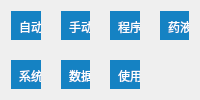
           <widget class="QWidget" name="page_main">
            <layout class="QGridLayout" name="gridLayout_7">
             <property name="spacing">
              <number>20</number>
             </property>
             <item row="0" column="0">
              <widget class="QWidget" name="widget_6" native="true">
               <property name="styleSheet">
                <string notr="true">border: 1px solid black;
background-color:#FFF0F5;</string>
               </property>
               <widget class="QLabel" name="label_33">
                <property name="geometry">
                 <rect>
                  <x>0</x>
                  <y>0</y>
                  <width>76</width>
                  <height>32</height>
                 </rect>
                </property>
                <property name="styleSheet">
                 <string notr="true">border:none;
color:white;
background-color:#1582C3;
padding:1px 1px 1px 5px;</string>
                </property>
                <property name="text">
                 <string>自动运行</string>
                </property>
               </widget>
               <widget class="QToolButton" name="btnTissueHandle">
                <property name="geometry">
                 <rect>
                  <x>10</x>
                  <y>50</y>
                  <width>51</width>
                  <height>61</height>
                 </rect>
                </property>
                <property name="autoFillBackground">
                 <bool>false</bool>
                </property>
                <property name="styleSheet">
                 <string notr="true">border:none;
color:white;
background-color:  rgb(0, 170, 0);
</string>
                </property>
                <property name="text">
                 <string>组织处理</string>
                </property>
                <property name="autoRepeat">
                 <bool>false</bool>
                </property>
                <property name="toolButtonStyle">
                 <enum>Qt::ToolButtonTextOnly</enum>
                </property>
                <property name="autoRaise">
                 <bool>true</bool>
                </property>
               </widget>
               <widget class="QToolButton" name="btnSysClear">
                <property name="geometry">
                 <rect>
                  <x>80</x>
                  <y>50</y>
                  <width>51</width>
                  <height>61</height>
                 </rect>
                </property>
                <property name="styleSheet">
                 <string notr="true">border:none;
color:white;
background-color:  rgb(0, 170, 0);</string>
                </property>
                <property name="text">
                 <string>系统清洗</string>
                </property>
               </widget>
              </widget>
             </item>
             <item row="0" column="1">
              <widget class="QWidget" name="widget_7" native="true">
               <property name="styleSheet">
                <string notr="true">border: 1px solid black;
background-color:#FFF0F5;</string>
               </property>
               <widget class="QToolButton" name="toolButton_8">
                <property name="geometry">
                 <rect>
                  <x>10</x>
                  <y>130</y>
                  <width>51</width>
                  <height>61</height>
                 </rect>
                </property>
                <property name="autoFillBackground">
                 <bool>false</bool>
                </property>
                <property name="styleSheet">
                 <string notr="true">border:none;
color:white;
background-color:  rgb(0, 170, 0);
</string>
                </property>
                <property name="text">
                 <string>清洗2</string>
                </property>
                <property name="autoRepeat">
                 <bool>false</bool>
                </property>
                <property name="toolButtonStyle">
                 <enum>Qt::ToolButtonTextOnly</enum>
                </property>
                <property name="autoRaise">
                 <bool>true</bool>
                </property>
               </widget>
               <widget class="QToolButton" name="toolButton_9">
                <property name="geometry">
                 <rect>
                  <x>10</x>
                  <y>50</y>
                  <width>51</width>
                  <height>61</height>
                 </rect>
                </property>
                <property name="autoFillBackground">
                 <bool>false</bool>
                </property>
                <property name="styleSheet">
                 <string notr="true">border:none;
color:white;
background-color:  rgb(0, 170, 0);
</string>
                </property>
                <property name="text">
                 <string>脱水</string>
                </property>
                <property name="autoRepeat">
                 <bool>false</bool>
                </property>
                <property name="toolButtonStyle">
                 <enum>Qt::ToolButtonTextOnly</enum>
                </property>
                <property name="autoRaise">
                 <bool>true</bool>
                </property>
               </widget>
               <widget class="QToolButton" name="toolButton_10">
                <property name="geometry">
                 <rect>
                  <x>80</x>
                  <y>130</y>
                  <width>71</width>
                  <height>61</height>
                 </rect>
                </property>
                <property name="styleSheet">
                 <string notr="true">border:none;
color:white;
background-color:  rgb(0, 170, 0);</string>
                </property>
                <property name="text">
                 <string>处理缸控制</string>
                </property>
               </widget>
               <widget class="QToolButton" name="toolButton_12">
                <property name="geometry">
                 <rect>
                  <x>150</x>
                  <y>50</y>
                  <width>51</width>
                  <height>61</height>
                 </rect>
                </property>
                <property name="styleSheet">
                 <string notr="true">border:none;
color:white;
background-color:  rgb(0, 170, 0);</string>
                </property>
                <property name="text">
                 <string>清洗1</string>
                </property>
               </widget>
               <widget class="QToolButton" name="toolButton_13">
                <property name="geometry">
                 <rect>
                  <x>80</x>
                  <y>50</y>
                  <width>51</width>
                  <height>61</height>
                 </rect>
                </property>
                <property name="styleSheet">
                 <string notr="true">border:none;
color:white;
background-color:  rgb(0, 170, 0);</string>
                </property>
                <property name="text">
                 <string>浸蜡</string>
                </property>
               </widget>
               <widget class="QLabel" name="label_34">
                <property name="geometry">
                 <rect>
                  <x>0</x>
                  <y>0</y>
                  <width>76</width>
                  <height>32</height>
                 </rect>
                </property>
                <property name="styleSheet">
                 <string notr="true">border:none;
color:white;
background-color:#1582C3;
padding:1px 1px 1px 5px;</string>
                </property>
                <property name="text">
                 <string>手动运行</string>
                </property>
               </widget>
              </widget>
             </item>
             <item row="0" column="2">
              <widget class="QWidget" name="widget_8" native="true">
               <property name="styleSheet">
                <string notr="true">border: 1px solid black;
background-color:#FFF0F5;</string>
               </property>
               <widget class="QToolButton" name="toolButton_14">
                <property name="geometry">
                 <rect>
                  <x>10</x>
                  <y>130</y>
                  <width>51</width>
                  <height>61</height>
                 </rect>
                </property>
                <property name="autoFillBackground">
                 <bool>false</bool>
                </property>
                <property name="styleSheet">
                 <string notr="true">border:none;
color:white;
background-color:  rgb(0, 170, 0);
</string>
                </property>
                <property name="text">
                 <string>历史记录</string>
                </property>
                <property name="autoRepeat">
                 <bool>false</bool>
                </property>
                <property name="toolButtonStyle">
                 <enum>Qt::ToolButtonTextOnly</enum>
                </property>
                <property name="autoRaise">
                 <bool>true</bool>
                </property>
               </widget>
               <widget class="QToolButton" name="toolButton_15">
                <property name="geometry">
                 <rect>
                  <x>10</x>
                  <y>50</y>
                  <width>51</width>
                  <height>61</height>
                 </rect>
                </property>
                <property name="autoFillBackground">
                 <bool>false</bool>
                </property>
                <property name="styleSheet">
                 <string notr="true">border:none;
color:white;
background-color:  rgb(0, 170, 0);
</string>
                </property>
                <property name="text">
                 <string>增加</string>
                </property>
                <property name="autoRepeat">
                 <bool>false</bool>
                </property>
                <property name="toolButtonStyle">
                 <enum>Qt::ToolButtonTextOnly</enum>
                </property>
                <property name="autoRaise">
                 <bool>true</bool>
                </property>
               </widget>
               <widget class="QToolButton" name="toolButton_18">
                <property name="geometry">
                 <rect>
                  <x>150</x>
                  <y>50</y>
                  <width>51</width>
                  <height>61</height>
                 </rect>
                </property>
                <property name="styleSheet">
                 <string notr="true">border:none;
color:white;
background-color:  rgb(0, 170, 0);</string>
                </property>
                <property name="text">
                 <string>删除</string>
                </property>
               </widget>
               <widget class="QToolButton" name="toolButton_19">
                <property name="geometry">
                 <rect>
                  <x>80</x>
                  <y>50</y>
                  <width>51</width>
                  <height>61</height>
                 </rect>
                </property>
                <property name="styleSheet">
                 <string notr="true">border:none;
color:white;
background-color:  rgb(0, 170, 0);</string>
                </property>
                <property name="text">
                 <string>修改</string>
                </property>
               </widget>
               <widget class="QLabel" name="label_35">
                <property name="geometry">
                 <rect>
                  <x>0</x>
                  <y>0</y>
                  <width>76</width>
                  <height>32</height>
                 </rect>
                </property>
                <property name="styleSheet">
                 <string notr="true">border:none;
color:white;
background-color:#1582C3;
padding:1px 1px 1px 5px;</string>
                </property>
                <property name="text">
                 <string>程序管理</string>
                </property>
               </widget>
              </widget>
             </item>
             <item row="0" column="3">
              <widget class="QWidget" name="widget_9" native="true">
               <property name="styleSheet">
                <string notr="true">border: 1px solid black;
background-color:#FFF0F5;</string>
               </property>
               <widget class="QLabel" name="label_36">
                <property name="geometry">
                 <rect>
                  <x>0</x>
                  <y>0</y>
                  <width>76</width>
                  <height>32</height>
                 </rect>
                </property>
                <property name="styleSheet">
                 <string notr="true">border:none;
color:white;
background-color:#1582C3;
padding:1px 1px 1px 5px;</string>
                </property>
                <property name="text">
                 <string>药液管理</string>
                </property>
               </widget>
               <widget class="QToolButton" name="toolButton_21">
                <property name="geometry">
                 <rect>
                  <x>10</x>
                  <y>50</y>
                  <width>51</width>
                  <height>61</height>
                 </rect>
                </property>
                <property name="autoFillBackground">
                 <bool>false</bool>
                </property>
                <property name="styleSheet">
                 <string notr="true">border:none;
color:white;
background-color:  rgb(0, 170, 0);
</string>
                </property>
                <property name="text">
                 <string>实时监控</string>
                </property>
                <property name="autoRepeat">
                 <bool>false</bool>
                </property>
                <property name="toolButtonStyle">
                 <enum>Qt::ToolButtonTextOnly</enum>
                </property>
                <property name="autoRaise">
                 <bool>true</bool>
                </property>
               </widget>
               <widget class="QToolButton" name="toolButton_25">
                <property name="geometry">
                 <rect>
                  <x>80</x>
                  <y>50</y>
                  <width>51</width>
                  <height>61</height>
                 </rect>
                </property>
                <property name="styleSheet">
                 <string notr="true">border:none;
color:white;
background-color:  rgb(0, 170, 0);</string>
                </property>
                <property name="text">
                 <string>药液更换</string>
                </property>
               </widget>
               <widget class="QToolButton" name="toolButton_24">
                <property name="geometry">
                 <rect>
                  <x>150</x>
                  <y>50</y>
                  <width>51</width>
                  <height>61</height>
                 </rect>
                </property>
                <property name="styleSheet">
                 <string notr="true">border:none;
color:white;
background-color:  rgb(0, 170, 0);</string>
                </property>
                <property name="text">
                 <string/>
                </property>
               </widget>
              </widget>
             </item>
             <item row="1" column="0">
              <widget class="QWidget" name="widget_11" native="true">
               <property name="styleSheet">
                <string notr="true">border: 1px solid black;
background-color:#FFF0F5;</string>
               </property>
               <widget class="QLabel" name="label_39">
                <property name="geometry">
                 <rect>
                  <x>0</x>
                  <y>0</y>
                  <width>76</width>
                  <height>32</height>
                 </rect>
                </property>
                <property name="styleSheet">
                 <string notr="true">border:none;
color:white;
background-color:#1582C3;
padding:1px 1px 1px 5px;</string>
                </property>
                <property name="text">
                 <string>系统管理</string>
                </property>
               </widget>
               <widget class="QToolButton" name="toolButton_42">
                <property name="geometry">
                 <rect>
                  <x>150</x>
                  <y>50</y>
                  <width>51</width>
                  <height>61</height>
                 </rect>
                </property>
                <property name="styleSheet">
                 <string notr="true">border:none;
color:white;
background-color:  rgb(0, 170, 0);</string>
                </property>
                <property name="text">
                 <string>输出配置</string>
                </property>
               </widget>
               <widget class="QToolButton" name="toolButton_39">
                <property name="geometry">
                 <rect>
                  <x>10</x>
                  <y>50</y>
                  <width>51</width>
                  <height>61</height>
                 </rect>
                </property>
                <property name="autoFillBackground">
                 <bool>false</bool>
                </property>
                <property name="styleSheet">
                 <string notr="true">border:none;
color:white;
background-color:  rgb(0, 170, 0);
</string>
                </property>
                <property name="text">
                 <string>药液配置</string>
                </property>
                <property name="autoRepeat">
                 <bool>false</bool>
                </property>
                <property name="toolButtonStyle">
                 <enum>Qt::ToolButtonTextOnly</enum>
                </property>
                <property name="autoRaise">
                 <bool>true</bool>
                </property>
               </widget>
               <widget class="QToolButton" name="toolButton_38">
                <property name="geometry">
                 <rect>
                  <x>10</x>
                  <y>130</y>
                  <width>51</width>
                  <height>61</height>
                 </rect>
                </property>
                <property name="autoFillBackground">
                 <bool>false</bool>
                </property>
                <property name="styleSheet">
                 <string notr="true">border:none;
color:white;
background-color:  rgb(0, 170, 0);
</string>
                </property>
                <property name="text">
                 <string>服务器配置</string>
                </property>
                <property name="autoRepeat">
                 <bool>false</bool>
                </property>
                <property name="toolButtonStyle">
                 <enum>Qt::ToolButtonTextOnly</enum>
                </property>
                <property name="autoRaise">
                 <bool>true</bool>
                </property>
               </widget>
               <widget class="QToolButton" name="toolButton_40">
                <property name="geometry">
                 <rect>
                  <x>80</x>
                  <y>130</y>
                  <width>51</width>
                  <height>61</height>
                 </rect>
                </property>
                <property name="styleSheet">
                 <string notr="true">border:none;
color:white;
background-color:  rgb(0, 170, 0);</string>
                </property>
                <property name="text">
                 <string>包埋配置</string>
                </property>
               </widget>
               <widget class="QToolButton" name="toolButton_43">
                <property name="geometry">
                 <rect>
                  <x>80</x>
                  <y>50</y>
                  <width>51</width>
                  <height>61</height>
                 </rect>
                </property>
                <property name="styleSheet">
                 <string notr="true">border:none;
color:white;
background-color:  rgb(0, 170, 0);</string>
                </property>
                <property name="text">
                 <string>权限配置</string>
                </property>
               </widget>
              </widget>
             </item>
             <item row="1" column="1">
              <widget class="QWidget" name="widget_12" native="true">
               <property name="styleSheet">
                <string notr="true">border: 1px solid black;
background-color:#FFF0F5;</string>
               </property>
               <widget class="QToolButton" name="toolButton_32">
                <property name="geometry">
                 <rect>
                  <x>10</x>
                  <y>130</y>
                  <width>51</width>
                  <height>61</height>
                 </rect>
                </property>
                <property name="autoFillBackground">
                 <bool>false</bool>
                </property>
                <property name="styleSheet">
                 <string notr="true">border:none;
color:white;
background-color:  rgb(0, 170, 0);
</string>
                </property>
                <property name="text">
                 <string>故障记录</string>
                </property>
                <property name="autoRepeat">
                 <bool>false</bool>
                </property>
                <property name="toolButtonStyle">
                 <enum>Qt::ToolButtonTextOnly</enum>
                </property>
                <property name="autoRaise">
                 <bool>true</bool>
                </property>
               </widget>
               <widget class="QToolButton" name="toolButton_33">
                <property name="geometry">
                 <rect>
                  <x>10</x>
                  <y>50</y>
                  <width>51</width>
                  <height>61</height>
                 </rect>
                </property>
                <property name="autoFillBackground">
                 <bool>false</bool>
                </property>
                <property name="styleSheet">
                 <string notr="true">border:none;
color:white;
background-color:  rgb(0, 170, 0);
</string>
                </property>
                <property name="text">
                 <string>程序记录</string>
                </property>
                <property name="autoRepeat">
                 <bool>false</bool>
                </property>
                <property name="toolButtonStyle">
                 <enum>Qt::ToolButtonTextOnly</enum>
                </property>
                <property name="autoRaise">
                 <bool>true</bool>
                </property>
               </widget>
               <widget class="QToolButton" name="toolButton_36">
                <property name="geometry">
                 <rect>
                  <x>150</x>
                  <y>50</y>
                  <width>51</width>
                  <height>61</height>
                 </rect>
                </property>
                <property name="styleSheet">
                 <string notr="true">border:none;
color:white;
background-color:  rgb(0, 170, 0);</string>
                </property>
                <property name="text">
                 <string>输出配置</string>
                </property>
               </widget>
               <widget class="QToolButton" name="toolButton_37">
                <property name="geometry">
                 <rect>
                  <x>80</x>
                  <y>50</y>
                  <width>51</width>
                  <height>61</height>
                 </rect>
                </property>
                <property name="styleSheet">
                 <string notr="true">border:none;
color:white;
background-color:  rgb(0, 170, 0);</string>
                </property>
                <property name="text">
                 <string>药液记录</string>
                </property>
               </widget>
               <widget class="QLabel" name="label_38">
                <property name="geometry">
                 <rect>
                  <x>0</x>
                  <y>0</y>
                  <width>76</width>
                  <height>32</height>
                 </rect>
                </property>
                <property name="styleSheet">
                 <string notr="true">border:none;
color:white;
background-color:#1582C3;
padding:1px 1px 1px 5px;</string>
                </property>
                <property name="text">
                 <string>数据管理</string>
                </property>
               </widget>
              </widget>
             </item>
             <item row="1" column="2">
              <widget class="QWidget" name="widget_10" native="true">
               <property name="styleSheet">
                <string notr="true">border: 1px solid black;
background-color:#FFF0F5;</string>
               </property>
               <widget class="QLabel" name="label_37">
                <property name="geometry">
                 <rect>
                  <x>0</x>
                  <y>0</y>
                  <width>76</width>
                  <height>32</height>
                 </rect>
                </property>
                <property name="styleSheet">
                 <string notr="true">border:none;
color:white;
background-color:#1582C3;
padding:1px 1px 1px 5px;</string>
                </property>
                <property name="text">
                 <string>使用帮助</string>
                </property>
               </widget>
               <widget class="QToolButton" name="toolButton_31">
                <property name="geometry">
                 <rect>
                  <x>80</x>
                  <y>50</y>
                  <width>51</width>
                  <height>61</height>
                 </rect>
                </property>
                <property name="styleSheet">
                 <string notr="true">border:none;
color:white;
background-color:  rgb(0, 170, 0);</string>
                </property>
                <property name="text">
                 <string>维修保养</string>
                </property>
               </widget>
               <widget class="QToolButton" name="toolButton_30">
                <property name="geometry">
                 <rect>
                  <x>150</x>
                  <y>50</y>
                  <width>51</width>
                  <height>61</height>
                 </rect>
                </property>
                <property name="styleSheet">
                 <string notr="true">border:none;
color:white;
background-color:  rgb(0, 170, 0);</string>
                </property>
                <property name="text">
                 <string>故障排查</string>
                </property>
               </widget>
               <widget class="QToolButton" name="toolButton_27">
                <property name="geometry">
                 <rect>
                  <x>10</x>
                  <y>50</y>
                  <width>51</width>
                  <height>61</height>
                 </rect>
                </property>
                <property name="autoFillBackground">
                 <bool>false</bool>
                </property>
                <property name="styleSheet">
                 <string notr="true">border:none;
color:white;
background-color:  rgb(0, 170, 0);
</string>
                </property>
                <property name="text">
                 <string>使用说明</string>
                </property>
                <property name="autoRepeat">
                 <bool>false</bool>
                </property>
                <property name="toolButtonStyle">
                 <enum>Qt::ToolButtonTextOnly</enum>
                </property>
                <property name="autoRaise">
                 <bool>true</bool>
                </property>
               </widget>
              </widget>
             </item>
             <item row="1" column="3">
              <widget class="QWidget" name="widget_13" native="true"/>
             </item>
            </layout>
           </widget>
